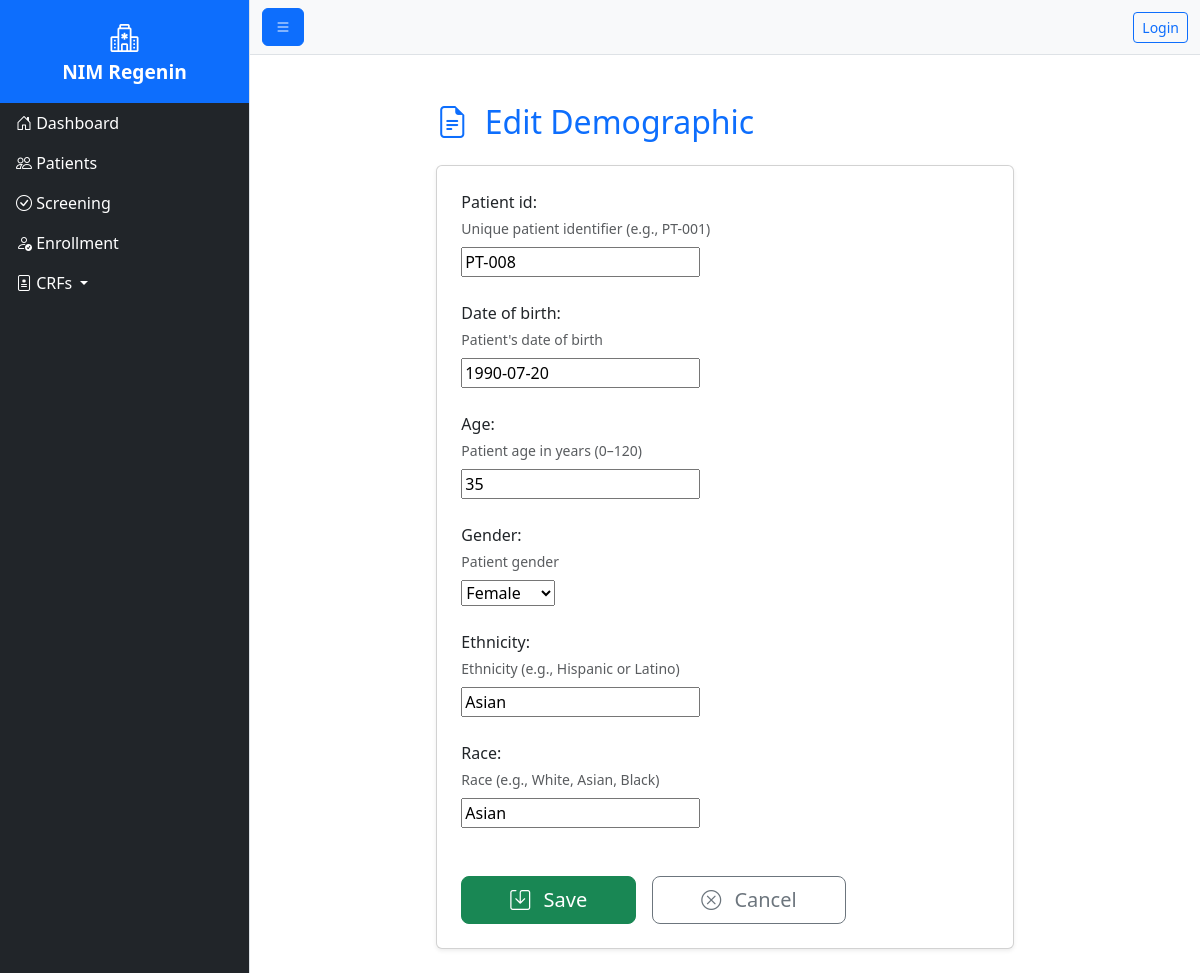
The app's page /patients/8/edit/, older data.
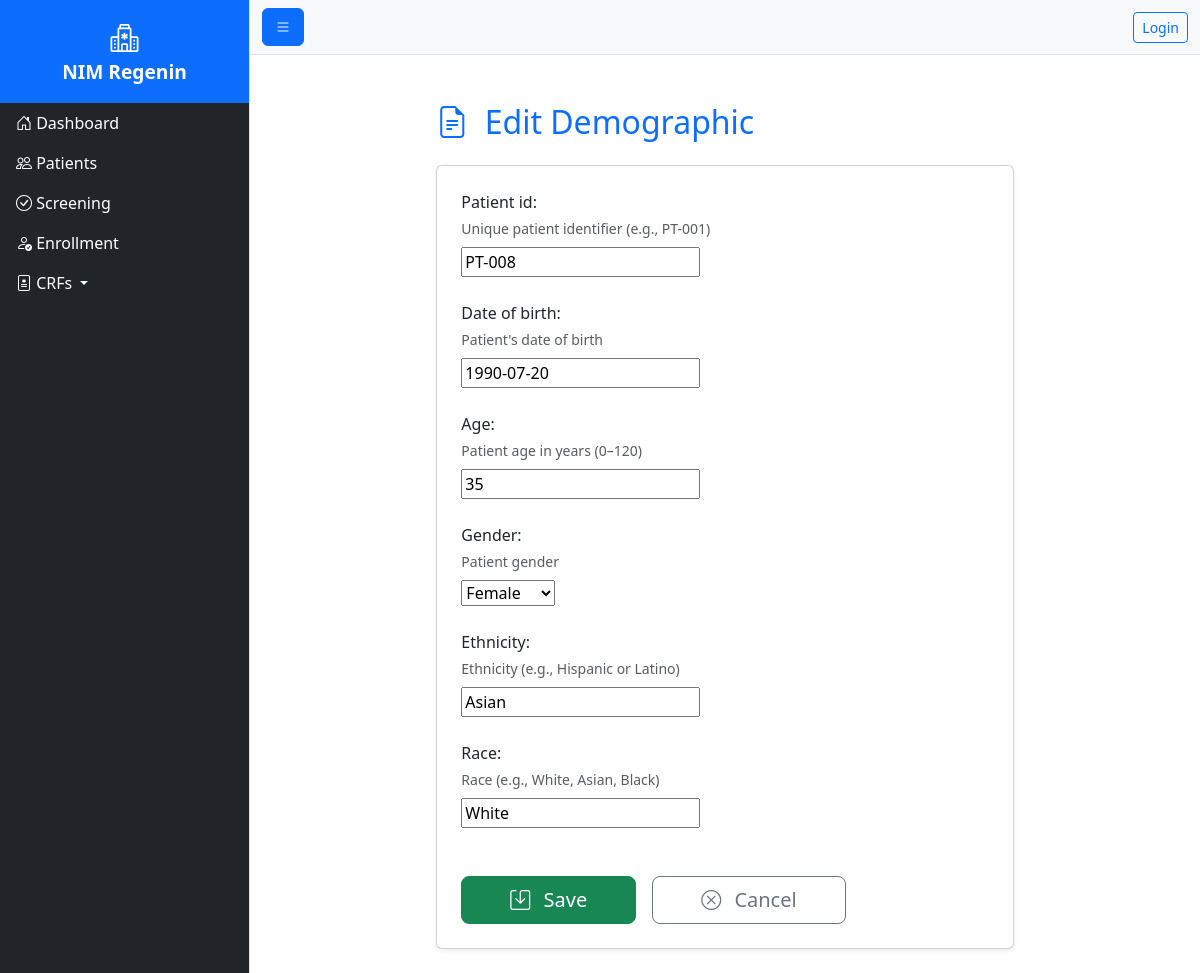
The same page, newer data.
### nimregenin/models.py (models this page shows, shortened)
class Demographic(models.Model):
    patient_id = models.CharField(
        max_length=50,
        unique=True,
        help_text="Unique patient identifier (e.g., PT-001)"
    )
    SITE_CHOICES = (
        ('SITE001', 'Site 001 - City Hospital'),
        ('SITE002', 'Site 002 - University Medical Center'),
        ('SITE003', 'Site 003 - Regional Clinic'),
        ('SITE004', 'Site 004 - Private Practice'),
    )
    site = models.CharField(
        max_length=20,  # Matches longest code
        choices=SITE_CHOICES,
        blank=True,
        null=True,
        help_text="Clinical site where patient is enrolled"
    )
    date_of_birth = models.DateField(
        null=True,
        blank=True,
        help_text="Patient's date of birth"
    )
    age = models.PositiveIntegerField(
        null=True,
        blank=True,
        validators=[MinValueValidator(0), MaxValueValidator(120)],
        help_text="Patient age in years (0–120)"
    )
    GENDER_CHOICES = (
        ('M', 'Male'),
        ('F', 'Female'),
        ('O', 'Other'),
        ('U', 'Unknown'),
    )
    gender = models.CharField(
        max_length=1,
        choices=GENDER_CHOICES,
        blank=True,
        help_text="Patient gender"
    )
    ethnicity = models.CharField(
        max_length=100,
        blank=True,
        help_text="Ethnicity (e.g., Hispanic or Latino)"
    )
    race = models.CharField(
        max_length=100,
        blank=True,
        help_text="Race (e.g., White, Asian, Black)"
    )
    created_at = models.DateTimeField(auto_now_add=True)
    updated_at = models.DateTimeField(auto_now=True)
    class Meta:
        verbose_name_plural = "Demographics"
        ordering = ['-created_at']

### nimregenin/views/demographic.py (the view, shortened to what this page needs)
# urls.py: path('patients/<int:pk>/edit/', DemographicCreateUpdateView.as_view(), name='patient_update'),
class DemographicCreateUpdateView(CreateUpdateView, LoginRequiredMixin):
    model = Demographic
    fields = [
        'patient_id',
        'date_of_birth',
        'age',
        'gender',
        'ethnicity',
        'race',
    ]
    template_name = 'nimregenin/form.html'

### nimregenin/views/create_update.py (called while the page is built)
    def get_form_class(self):
        if not self.model:
            raise ValueError("CreateUpdateView requires a 'model' attribute.")
        if not self.fields:
            raise ValueError("CreateUpdateView requires a 'fields' attribute.")
        return modelform_factory(self.model, fields=self.fields)

    def get_object(self, pk=None):
        if pk:
            return get_object_or_404(self.model, pk=pk)
        return None

    def get(self, request, pk=None, *args, **kwargs):
        obj = self.get_object(pk)
        form = self.get_form_class()(instance=obj)
        return self.render_form(request, form, obj)

    def render_form(self, request, form, obj):
        context = {
            'form': form,
            'object': obj,
            'title': f"{'Edit' if obj else 'Create'} {self.model._meta.verbose_name.title()}",
        }
        from django.shortcuts import render
        return render(request, self.template_name, context)

### nimregenin/templates/nimregenin/form.html (shortened to what this page needs)
{% extends 'base.html' %}
{% block content %}
<div class="container mt-4">
    <div class="row justify-content-center">
        <div class="col-lg-8 col-md-10">
            <h2 class="mb-4 text-primary">
                <i class="bi bi-file-earmark-text me-2"></i>
                {{ title }}
            </h2>
            <div class="card shadow-sm">
                <div class="card-body p-4">
                    <form method="post" novalidate>
                        {% for field in form %}
                        <div class="mb-4">
                            {{ field.label_tag }}
                            {% if field.help_text %}
                            <small class="form-text text-muted d-block mb-2">{{ field.help_text }}</small>
                            {% endif %}
                            <div class="form-control-wrap">
                                {{ field }}
                            </div>
                        </div>
                        {% endfor %}
                        <div class="d-flex justify-content-start gap-3 mt-5">
                            <button type="submit" class="btn btn-success btn-lg px-5">
                                <i class="bi bi-save me-2"></i> Save
                            </button>
                            <a href="{{ request.META.HTTP_REFERER|default:'/patients/' }}"
                               class="btn btn-outline-secondary btn-lg px-5">
                                <i class="bi bi-x-circle me-2"></i> Cancel
                            </a>
                        </div>
                    </form>
                </div>
            </div>
        </div>
    </div>
</div>
{% endblock %}

Row changes from the older to the newer data that the page shows:
changed Demographic "PT-008": race "Asian" → "White"
